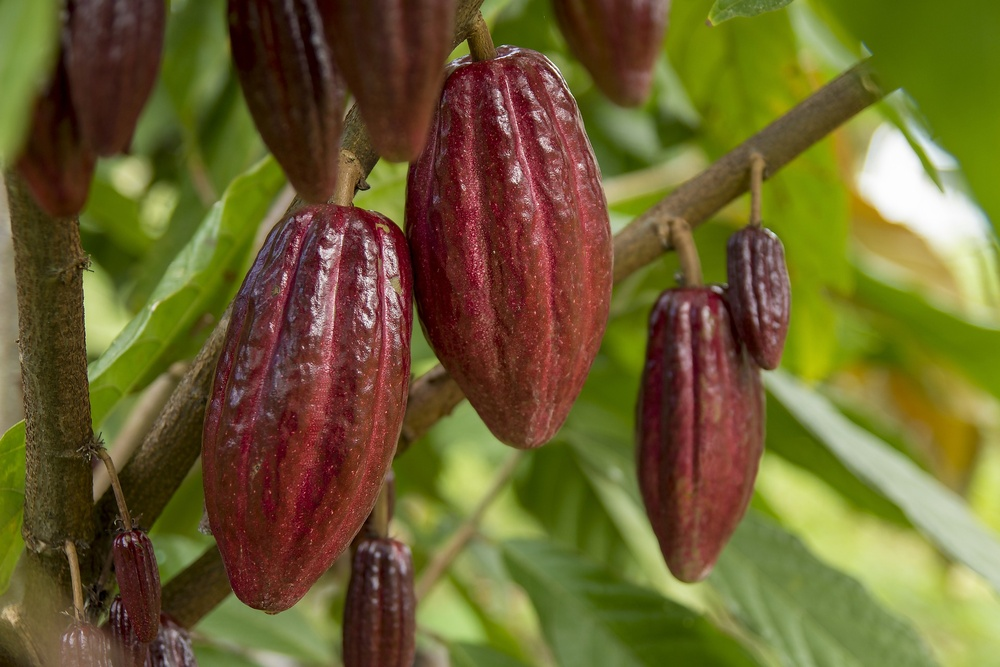
#> input picture imagen_cacao.jpg, 1000 x 667 px, shrunk from 1920 x 1280 before the run, found by its file name
$ python cacao.py
#> lines starting #> are read from the running program, lines starting #| are printed output that depends on the picture; after the words box and inside, x2 and y2 are one past the last pixel; in counts of white or black regions, pixels touching at a corner belong together
import cv2
import numpy as np

# Cargar la imagen del cacao
imagen = cv2.imread('imagen_cacao.jpg')
#> imagen is the input picture: shape (667, 1000, 3); mean B, G, R 47.4, 97.4, 108.7

# Convertir la imagen a escala de grises
imagen_gris = cv2.cvtColor(imagen, cv2.COLOR_BGR2GRAY)
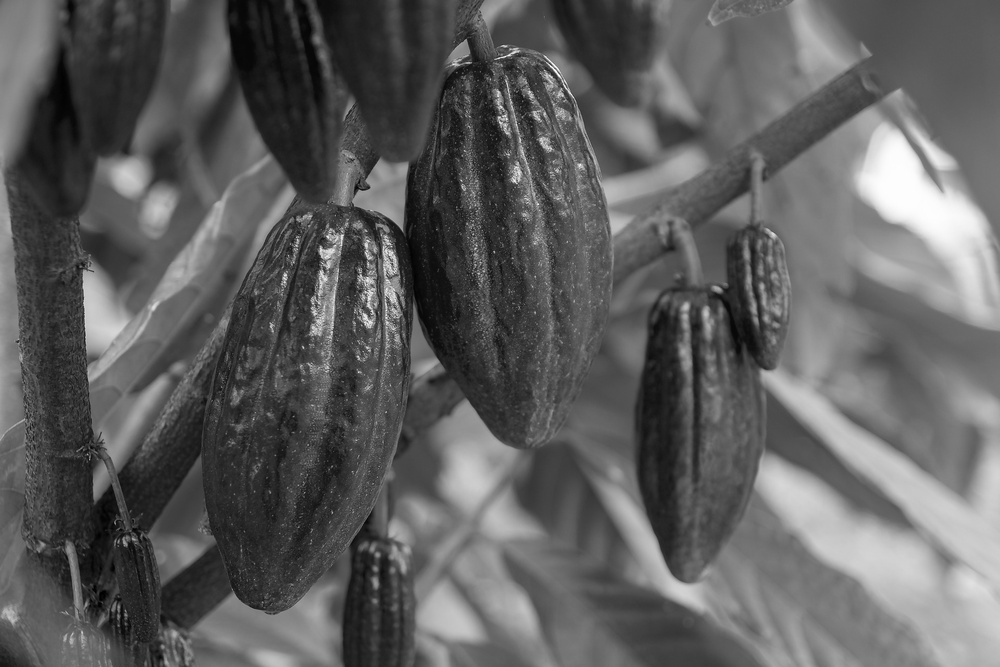
#> imagen_gris: shape (667, 1000); min 1, max 254, mean 95

# Aplicar umbralización binaria para separar el cacao del fondo
_, imagen_binaria = cv2.threshold(imagen_gris, 127, 255, cv2.THRESH_BINARY)
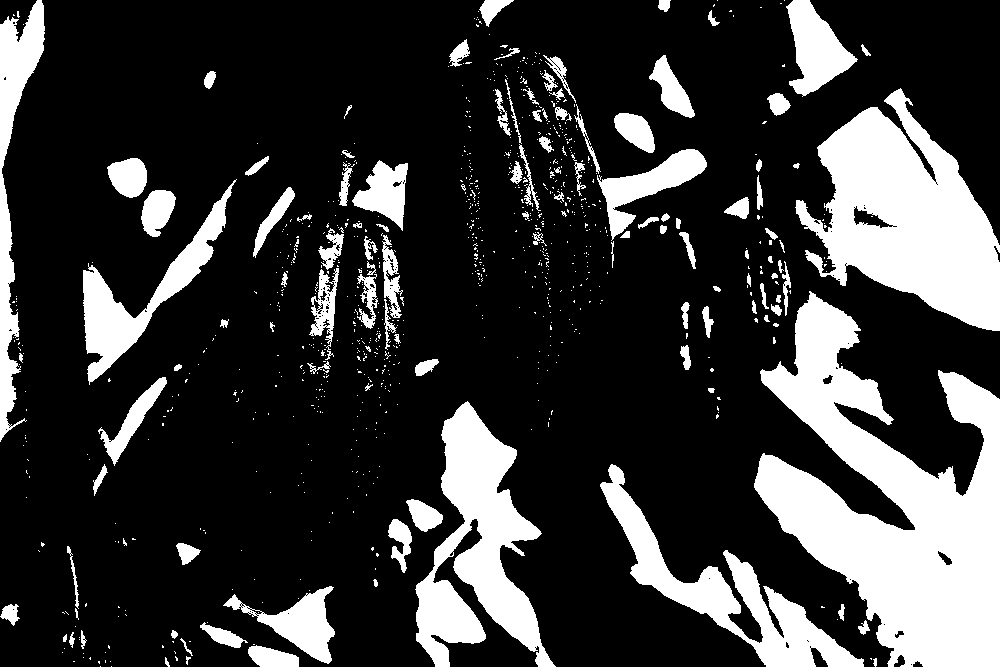
#> imagen_binaria: shape (667, 1000); 22.4% white; 898 white regions (784 under 20 px)

# Encontrar contornos en la imagen binaria
contornos, _ = cv2.findContours(imagen_binaria, cv2.RETR_EXTERNAL, cv2.CHAIN_APPROX_SIMPLE)
#> contornos = 895 contours, 801 with area under 20; largest, box (x1, y1, x2, y2) and area: (754, 291, 1000, 667) 44894, (795, 88, 1000, 331) 26626, (415, 401, 556, 667) 16122, (600, 464, 864, 667) 10893, (83, 179, 237, 385) 6278

# Recorrer los contornos y dibujarlos en la imagen original
for contorno in contornos:
  cv2.drawContours(imagen, [contorno], -1, (0, 255, 0), 2)
#> this loop made 895 passes
#> contorno on passes 1 to 3: [[111, 666]], [[100, 666]], [[110, 661]]
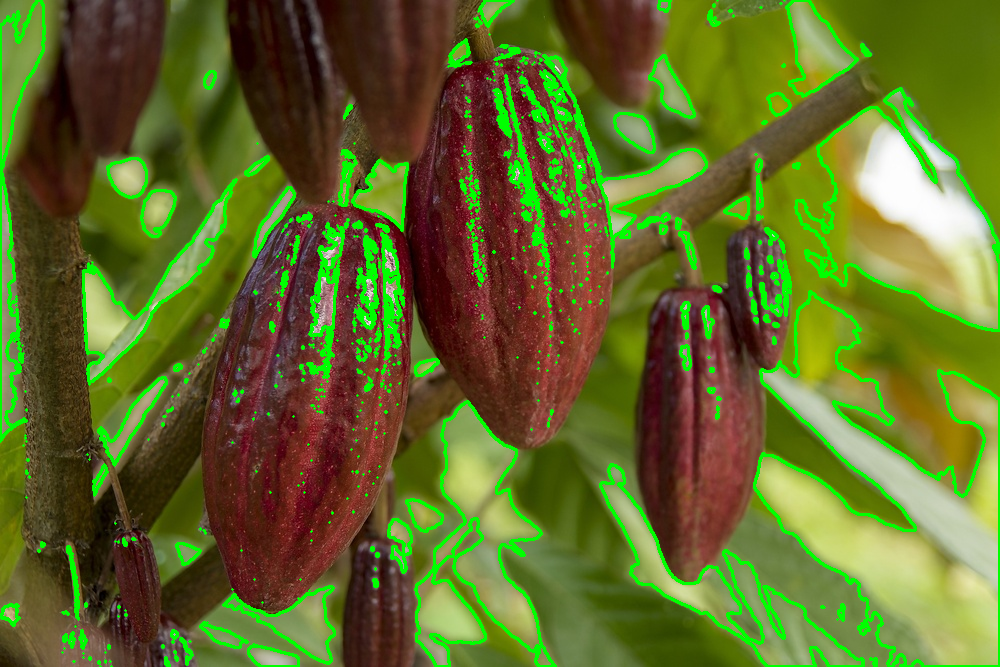
#> imagen: shape (667, 1000, 3); 8.58% of pixels changed, all inside (x1, y1, x2, y2) = (0, 0, 1000, 667)

# Mostrar la imagen con los contornos dibujados
cv2.imshow('Imagen con contornos', imagen)
cv2.waitKey(0)
print("esto es lo que acabé de subir ")
# Clasificar los contornos para identificar plagas o enfermedades
# (Esta parte del código se debe implementar utilizando un modelo de aprendizaje automático entrenado para reconocer plagas y enfermedades del cacao)

# Mostrar la imagen con las plagas o enfermedades identificadas
# (Esta parte del código se debe implementar para mostrar la imagen con las plagas o enfermedades identificadas)
